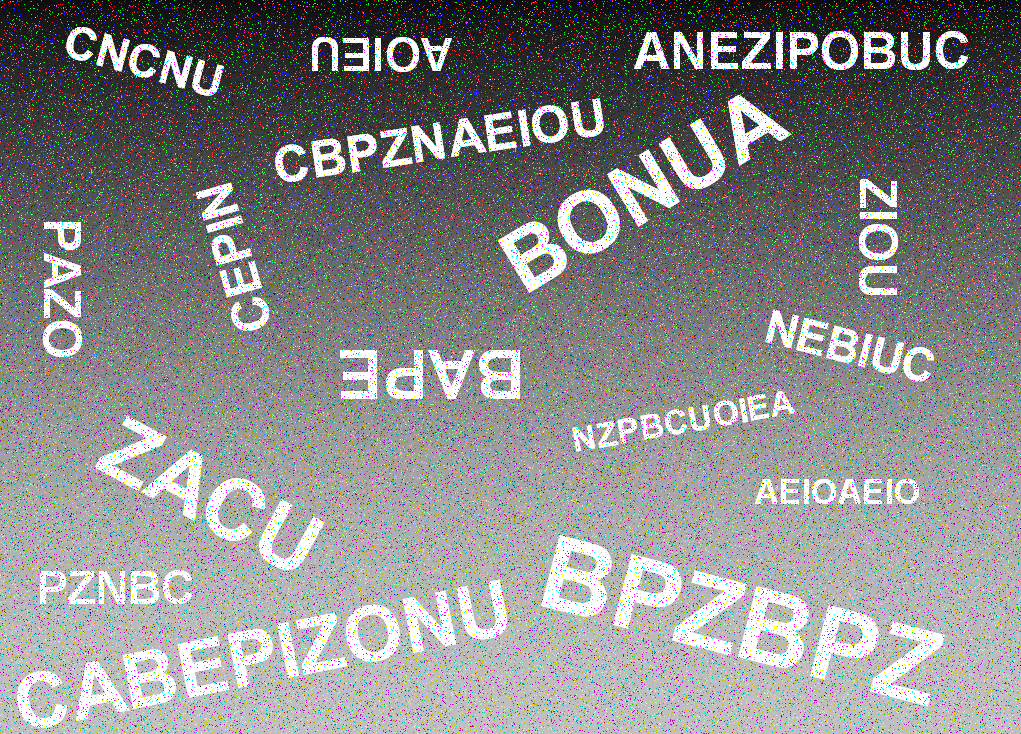
%> input picture letras.tif, 1021 x 734 px
$ octave Respuesta_1.m   (GNU Octave 9; MATLAB toolbox functions it lacks are replaced by stand-ins)
%> lines starting %> are read from the running program, lines starting %| are printed output that depends on the picture; in (x1, y1, x2, y2) boxes, pixels count from 0 and x2, y2 are one past the last pixel; in counts of white or black regions, pixels touching at a corner belong together; the program's own positions count from 1
%Limpieza de elementos previos
clc;
clear all;
close all;
%Carga de la imagen
OriginalImg = imread('letras.tif');
%> OriginalImg is the input picture: size 734x1021x3 uint8; mean R, G, B 138.1, 138, 138.1
%Inicializar figura
figure('name','Respuesta 1');
% Pasando a la escala de grises
img=rgb2gray(OriginalImg);
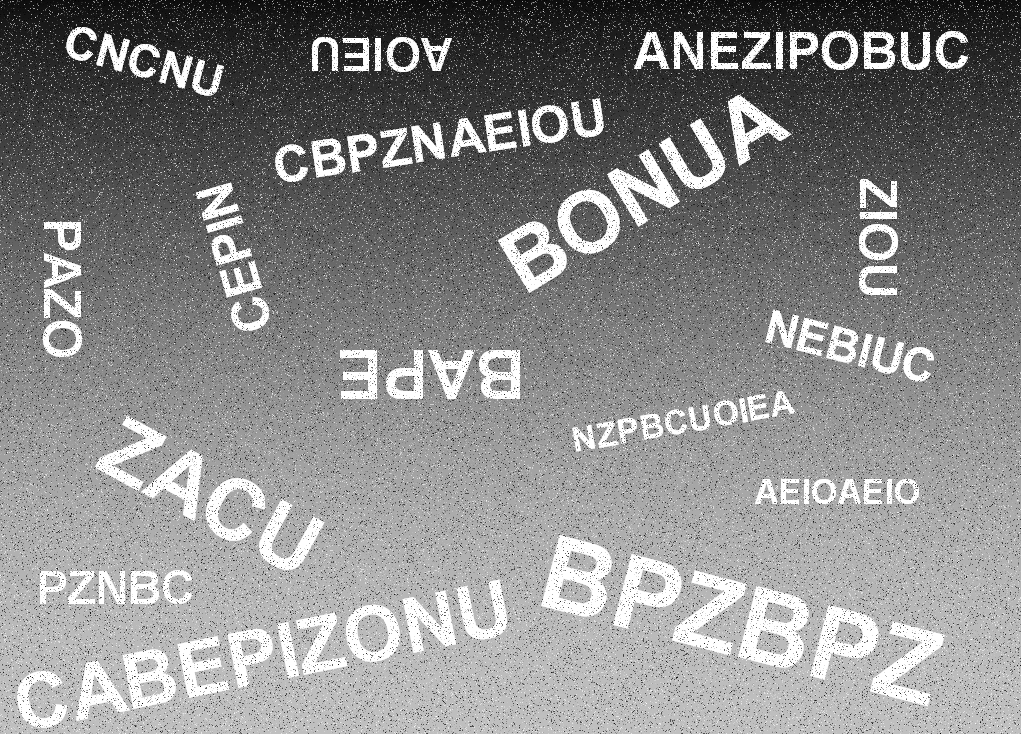
%> img: size 734x1021 uint8; min 0, max 255, mean 138.1
% Eliminaci髇 de ruido con el filtro med
MedImg = medfilt2(img,[5 5]);
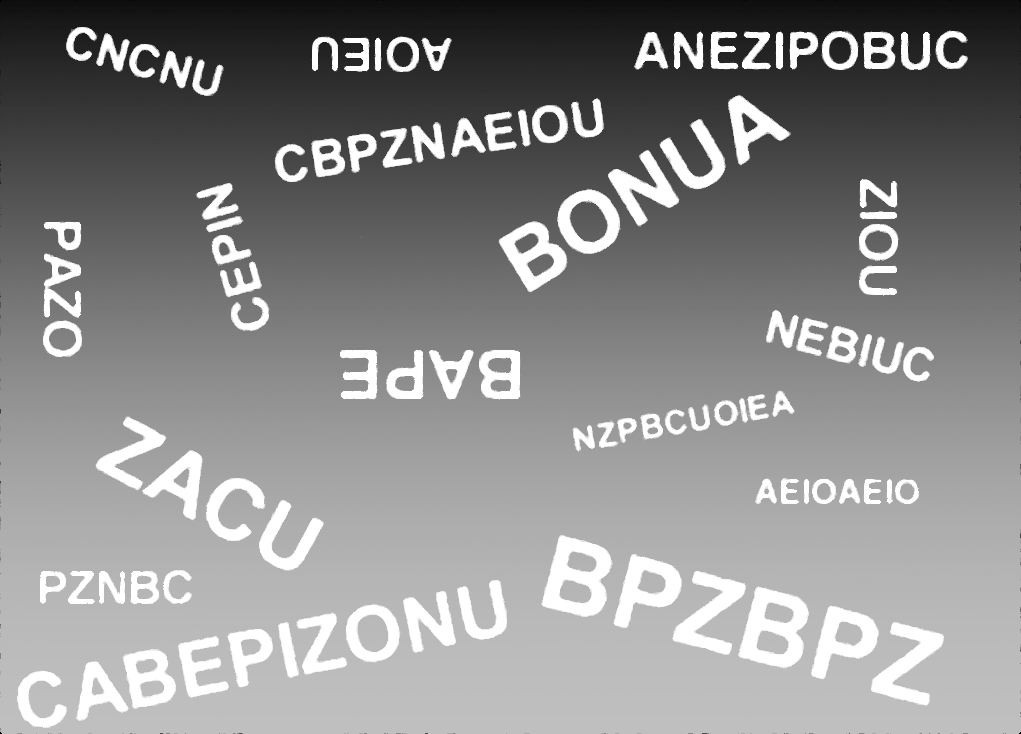
%> MedImg: size 734x1021 uint8; min 0, max 255, mean 138.7
%Mostrar imagen original
subplot(2,2,1),subimage(OriginalImg),title('Original');
%Mostrar imagen mejorada
subplot(2,2,2),subimage(MedImg),title('Mejorada');
%Calcular el umbral (se normaliza en el rango [0, 1]) utilizando graythresh.
Umbral = graythresh(MedImg);
%> Umbral = 0.506
%Convertir la imagen en escala de grises en imagen binaria BW
ImagenBw = im2bw(MedImg, Umbral * 1.5);
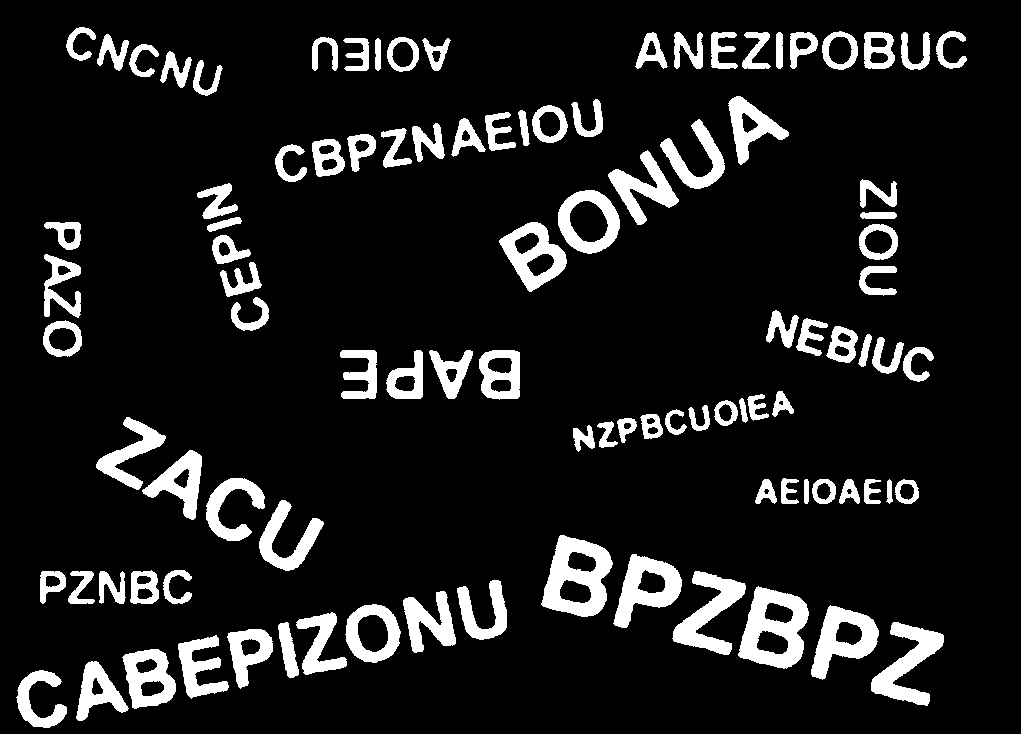
%> ImagenBw: size 734x1021 logical; 11.1% white; 100 white regions
%Convertir valores num閞icos en l骻icos
LogicalValues = logical(ImagenBw);
%Mostrar imagen segmentada
subplot(2,2,3),subimage(LogicalValues),title('Segmentada');
%Obtener las mediciones del conjunto de propiedades de cada objeto
Propiedades = regionprops(LogicalValues);
%> Propiedades = 100 regions; largest, box (x1, y1, x2, y2), Area and Centroid: (738, 586, 809, 669) 3265 [774.8 629.4], (541, 535, 613, 617) 3255 [577.8 578.1], (871, 622, 944, 706) 2471 [908.3 664.8], (672, 571, 746, 655) 2450 [709.9 613.9], (613, 554, 682, 628) 2403 [646.7 588.5]
%Recorrer todos los objetos
for i = 1 : length(Propiedades)
   caja = Propiedades(i).BoundingBox;
   %Mostrar rectangulo de color rojo para cada objeto
   rectangle('Position', [caja(1), caja(2), caja(3), caja(4)],...
        'EdgeColor', 'r', 'LineWidth', 1)
end
%> this loop made 100 passes
%> caja on passes 1 to 12: [16.5 670.5 51 58], [40.5 571.5 26 33], [43.5 320.5 39 37], [44.5 222.5 37 28], [44.5 254.5 37 64], [66.5 27.5 30 34], [68.5 571.5 27 33], [76.5 661.5 53 60], [96.5 417.5 70 73], [97.5 34.5 32 37], [99.5 571.5 27 33], [122.5 649.5 54 60]
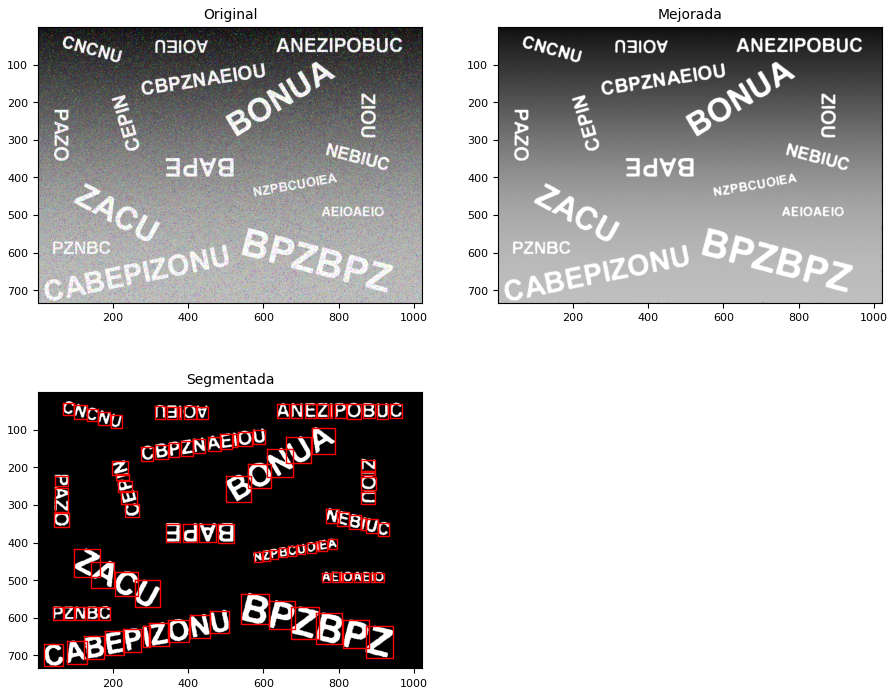
%> figure redrawn from the program's plot data, 3 panels

$ run again, with monedas.jpg saved as letras.tif
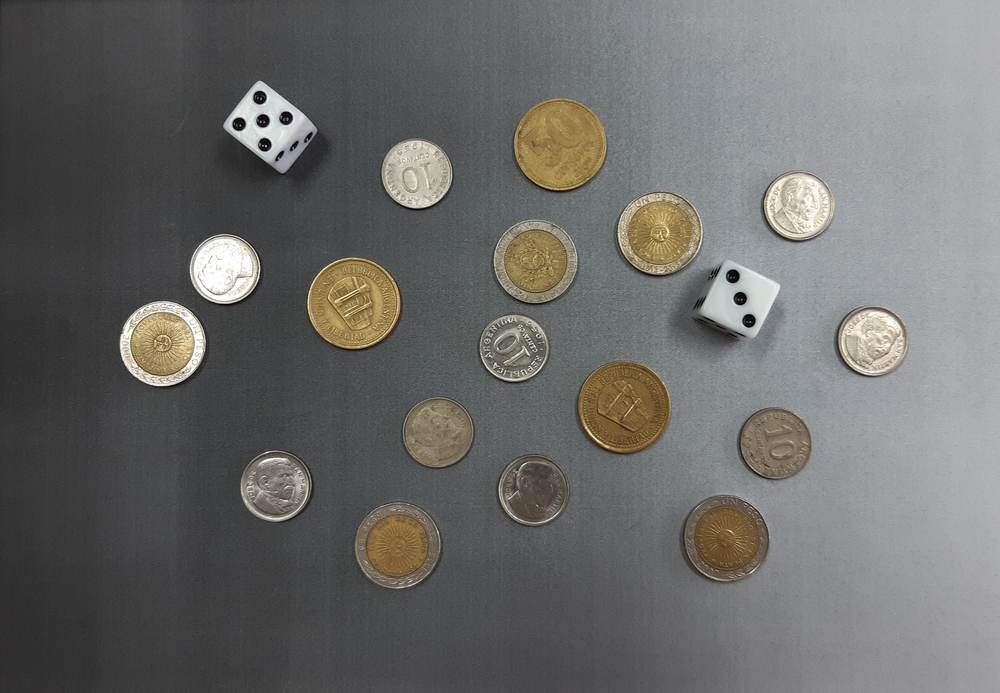
%> input picture monedas.jpg, 1000 x 693 px, shrunk from 3871 x 2681 before the run
%> OriginalImg is the input picture: size 693x1000x3 uint8; mean R, G, B 107.5, 107.4, 105.5
%> Umbral = 0.451
%> `ImagenBw = im2bw(MedImg, Umbral * 1.5);`:
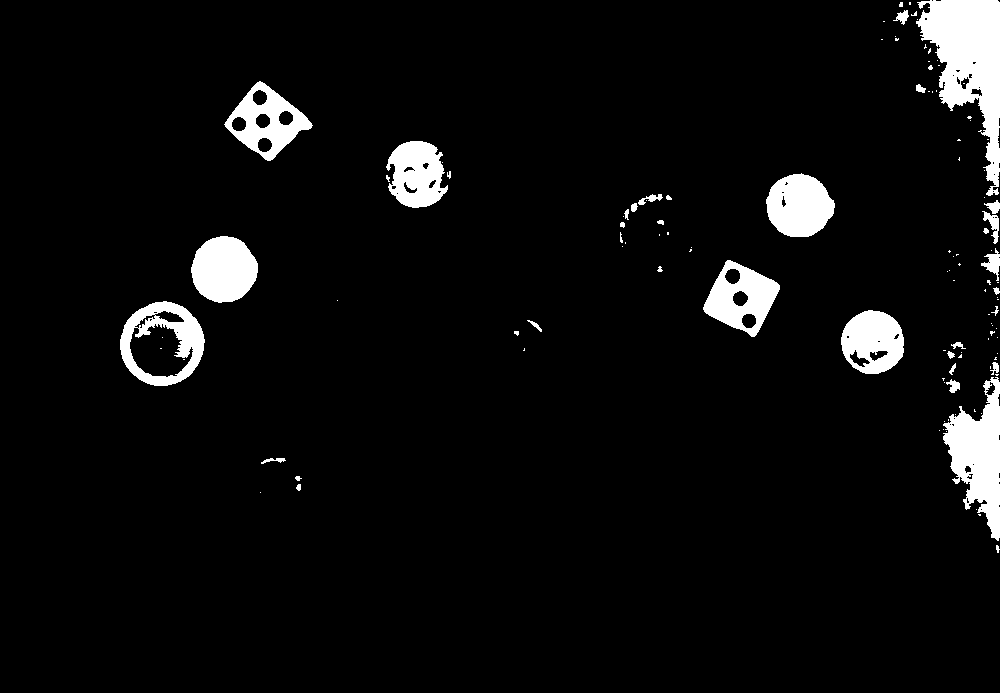
%> ImagenBw: size 693x1000 logical; 5.3% white; 117 white regions (81 under 20 px)
%> Propiedades = 117 regions; largest, box (x1, y1, x2, y2), Area and Centroid: (916, 0, 1000, 196) 7966 [970.1 62.4], (943, 377, 1000, 541) 4941 [979.5 456.5], (191, 236, 258, 303) 3431 [224.6 270.1], (766, 173, 835, 237) 3281 [800.1 206.4], (120, 301, 205, 386) 3170 [165.2 341.1]
%> the loop `for i = 1 : length(Propiedades)` made 117 passes
%> caja on passes 1 to 8: [120.5 301.5 85 85], [160.5 348.5 2 1], [162.5 337.5 1 1], [183.5 359.5 2 1], [191.5 236.5 67 67], [224.5 81.5 89 80], [260.5 492.5 1 1], [261.5 458.5 25 6]
%> after the loop `for i = 1 : length(Propiedades)`:
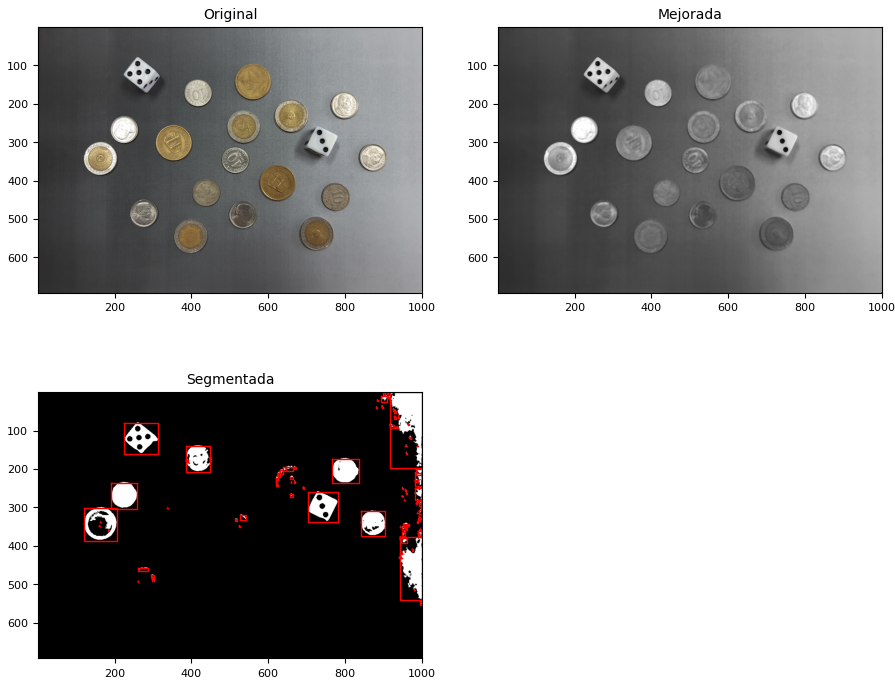
%> figure redrawn from the program's plot data, 3 panels
